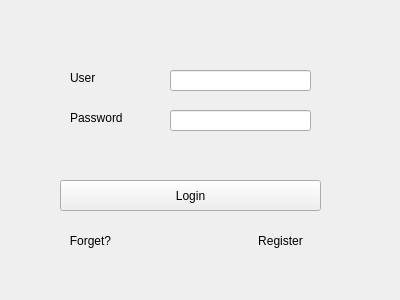
<?xml version="1.0" encoding="UTF-8"?>
<ui version="4.0">
 <class>Login</class>
 <widget class="QWidget" name="Login">
  <property name="geometry">
   <rect>
    <x>0</x>
    <y>0</y>
    <width>400</width>
    <height>300</height>
   </rect>
  </property>
  <property name="windowTitle">
   <string>Login</string>
  </property>
  <widget class="QPushButton" name="btnCancel">
   <property name="geometry">
    <rect>
     <x>80</x>
     <y>180</y>
     <width>81</width>
     <height>31</height>
    </rect>
   </property>
   <property name="text">
    <string>Cancel</string>
   </property>
  </widget>
  <widget class="QPushButton" name="btnLogin">
   <property name="geometry">
    <rect>
     <x>60</x>
     <y>180</y>
     <width>261</width>
     <height>31</height>
    </rect>
   </property>
   <property name="text">
    <string>Login</string>
   </property>
  </widget>
  <widget class="QLineEdit" name="leUsername">
   <property name="geometry">
    <rect>
     <x>170</x>
     <y>70</y>
     <width>141</width>
     <height>21</height>
    </rect>
   </property>
  </widget>
  <widget class="QLabel" name="lblPassword">
   <property name="geometry">
    <rect>
     <x>70</x>
     <y>110</y>
     <width>68</width>
     <height>15</height>
    </rect>
   </property>
   <property name="text">
    <string>Password</string>
   </property>
  </widget>
  <widget class="QLabel" name="lblUser">
   <property name="geometry">
    <rect>
     <x>70</x>
     <y>70</y>
     <width>68</width>
     <height>15</height>
    </rect>
   </property>
   <property name="text">
    <string>User</string>
   </property>
  </widget>
  <widget class="QLineEdit" name="lePassword">
   <property name="geometry">
    <rect>
     <x>170</x>
     <y>110</y>
     <width>141</width>
     <height>21</height>
    </rect>
   </property>
  </widget>
  <widget class="QLabel" name="lblMessage">
   <property name="geometry">
    <rect>
     <x>70</x>
     <y>140</y>
     <width>241</width>
     <height>16</height>
    </rect>
   </property>
   <property name="font">
    <font>
     <pointsize>8</pointsize>
    </font>
   </property>
   <property name="styleSheet">
    <string notr="true">color: rgb(255, 0, 0)</string>
   </property>
   <property name="text">
    <string/>
   </property>
  </widget>
  <widget class="QPushButton" name="pushButton">
   <property name="geometry">
    <rect>
     <x>40</x>
     <y>230</y>
     <width>101</width>
     <height>21</height>
    </rect>
   </property>
   <property name="styleSheet">
    <string notr="true">border: none;</string>
   </property>
   <property name="text">
    <string>Forget?</string>
   </property>
  </widget>
  <widget class="QPushButton" name="pushButton_2">
   <property name="geometry">
    <rect>
     <x>240</x>
     <y>230</y>
     <width>81</width>
     <height>21</height>
    </rect>
   </property>
   <property name="styleSheet">
    <string notr="true">border: none;</string>
   </property>
   <property name="text">
    <string>Register</string>
   </property>
  </widget>
 </widget>
 <resources/>
 <connections>
  <connection>
   <sender>btnLogin</sender>
   <signal>clicked()</signal>
   <receiver>Login</receiver>
   <slot>onLogin()</slot>
   <hints>
    <hint type="sourcelabel">
     <x>250</x>
     <y>209</y>
    </hint>
    <hint type="destinationlabel">
     <x>250</x>
     <y>240</y>
    </hint>
   </hints>
  </connection>
  <connection>
   <sender>btnCancel</sender>
   <signal>clicked()</signal>
   <receiver>Login</receiver>
   <slot>onExit()</slot>
   <hints>
    <hint type="sourcelabel">
     <x>140</x>
     <y>209</y>
    </hint>
    <hint type="destinationlabel">
     <x>139</x>
     <y>241</y>
    </hint>
   </hints>
  </connection>
  <connection>
   <sender>leUsername</sender>
   <signal>textChanged(QString)</signal>
   <receiver>Login</receiver>
   <slot>onEdit()</slot>
   <hints>
    <hint type="sourcelabel">
     <x>297</x>
     <y>81</y>
    </hint>
    <hint type="destinationlabel">
     <x>320</x>
     <y>83</y>
    </hint>
   </hints>
  </connection>
  <connection>
   <sender>lePassword</sender>
   <signal>textChanged(QString)</signal>
   <receiver>Login</receiver>
   <slot>onEdit()</slot>
   <hints>
    <hint type="sourcelabel">
     <x>301</x>
     <y>120</y>
    </hint>
    <hint type="destinationlabel">
     <x>321</x>
     <y>120</y>
    </hint>
   </hints>
  </connection>
  <connection>
   <sender>pushButton</sender>
   <signal>clicked()</signal>
   <receiver>Login</receiver>
   <slot>onForgetPassword()</slot>
   <hints>
    <hint type="sourcelabel">
     <x>91</x>
     <y>245</y>
    </hint>
    <hint type="destinationlabel">
     <x>91</x>
     <y>267</y>
    </hint>
   </hints>
  </connection>
  <connection>
   <sender>pushButton_2</sender>
   <signal>clicked()</signal>
   <receiver>Login</receiver>
   <slot>onRegister()</slot>
   <hints>
    <hint type="sourcelabel">
     <x>293</x>
     <y>244</y>
    </hint>
    <hint type="destinationlabel">
     <x>301</x>
     <y>268</y>
    </hint>
   </hints>
  </connection>
 </connections>
 <slots>
  <slot>onLogin()</slot>
  <slot>onExit()</slot>
  <slot>onEdit()</slot>
  <slot>onForgetPassword()</slot>
  <slot>onRegister()</slot>
 </slots>
</ui>
